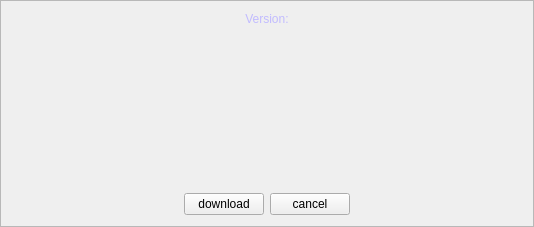
<?xml version="1.0" encoding="UTF-8"?>
<ui version="4.0">
 <class>UpdateLauncher</class>
 <widget class="QFrame" name="UpdateLauncher">
  <property name="geometry">
   <rect>
    <x>0</x>
    <y>0</y>
    <width>534</width>
    <height>227</height>
   </rect>
  </property>
  <property name="minimumSize">
   <size>
    <width>300</width>
    <height>150</height>
   </size>
  </property>
  <property name="maximumSize">
   <size>
    <width>800</width>
    <height>400</height>
   </size>
  </property>
  <property name="windowTitle">
   <string>Frame</string>
  </property>
  <property name="frameShape">
   <enum>QFrame::StyledPanel</enum>
  </property>
  <property name="frameShadow">
   <enum>QFrame::Raised</enum>
  </property>
  <layout class="QHBoxLayout" name="horizontalLayout">
   <item>
    <layout class="QVBoxLayout" name="verticalLayout">
     <item>
      <widget class="QLabel" name="label">
       <property name="styleSheet">
        <string notr="true">font: 75 20pt &quot;Times New Roman&quot;;
color: rgb(193, 187, 255);</string>
       </property>
       <property name="text">
        <string>Version:</string>
       </property>
       <property name="alignment">
        <set>Qt::AlignHCenter|Qt::AlignTop</set>
       </property>
      </widget>
     </item>
     <item>
      <spacer name="verticalSpacer">
       <property name="orientation">
        <enum>Qt::Vertical</enum>
       </property>
       <property name="sizeHint" stdset="0">
        <size>
         <width>20</width>
         <height>40</height>
        </size>
       </property>
      </spacer>
     </item>
     <item>
      <layout class="QHBoxLayout" name="horizontalLayout_2">
       <item>
        <spacer name="horizontalSpacer">
         <property name="orientation">
          <enum>Qt::Horizontal</enum>
         </property>
         <property name="sizeHint" stdset="0">
          <size>
           <width>100</width>
           <height>20</height>
          </size>
         </property>
        </spacer>
       </item>
       <item>
        <widget class="QPushButton" name="pushButton_2">
         <property name="text">
          <string>download</string>
         </property>
        </widget>
       </item>
       <item>
        <widget class="QPushButton" name="pushButton">
         <property name="text">
          <string>cancel</string>
         </property>
        </widget>
       </item>
       <item>
        <spacer name="horizontalSpacer_2">
         <property name="orientation">
          <enum>Qt::Horizontal</enum>
         </property>
         <property name="sizeType">
          <enum>QSizePolicy::Expanding</enum>
         </property>
         <property name="sizeHint" stdset="0">
          <size>
           <width>50</width>
           <height>20</height>
          </size>
         </property>
        </spacer>
       </item>
      </layout>
     </item>
     <item>
      <layout class="QHBoxLayout" name="horizontalLayout_progress_bar"/>
     </item>
    </layout>
   </item>
  </layout>
 </widget>
 <resources/>
 <connections/>
</ui>
